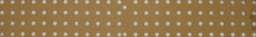
#> input picture in/test.jpeg, 256 x 37 px, shrunk from 3244 x 463 before the run
$ python main.py
#> lines starting #> are read from the running program, lines starting #| are printed output that depends on the picture; after the words box and inside, x2 and y2 are one past the last pixel; in counts of white or black regions, pixels touching at a corner belong together
### image.py
from PIL import Image, ImageOps, ImageEnhance

class Img:
    def __init__(self, imgPath:any) -> None:
        if isinstance(imgPath, str): # str constructor
            self.__imgPath = imgPath
            self.__img = Image.open(imgPath)
            self.__pix = self.__img.load()
            self.__grayScale = False
        elif isinstance(imgPath, Image.Image): # overload constructor if Image.Image is passed in
            self.__img = imgPath
            self.__pix = self.__img.load()
            self.__grayScale = False # TODO: should first convert it to 'RGB' format

    def convRGB(self) -> None:
        self.__img = self.__img.convert('RGB')
        self.__pix = self.__img.load()
        self.__grayScale = False

    def getSize(self) -> tuple: # (width, height) format
        return self.__img.size

    def getRGBVal(self, xPos:int, yPos:int) -> tuple: # (R, G, B) format
        if isinstance(self.__pix[xPos, yPos], tuple):
            return self.__pix[xPos, yPos]
        return(self.__pix[xPos, yPos] // 3, self.__pix[xPos, yPos] // 3, self.__pix[xPos, yPos] // 3)

    def setRGB(self, xPos:int, yPos:int, newR:int, newG:int, newB:int) -> None:
        if self.__grayScale == False:
            self.__pix[xPos, yPos] = (newR, newG, newB)
        else:
            self.__pix[xPos, yPos] = (newR + newG + newB) // 3

    def getDarkness(self, xPos:int, yPos:int) -> int:
        if self.__grayScale == False:
            return (self.__pix[xPos, yPos][0] + self.__pix[xPos, yPos][1] + self.__pix[xPos, yPos][2]) // 3
        return self.__pix[xPos, yPos]

    # [10 lines left out: functions setDarkness, fillArea, not called in this run]

    def getPath(self) -> str:
        return self.__imgPath

    def save(self, newImgName:str) -> None:
        self.__img.save(newImgName)

    def grayScale(self) -> None: # This will change the format of the image to only black and white
        self.__grayScale = True
        self.__img = (ImageOps.grayscale(self.__img))
        self.__pix = self.__img.load()

    def invert(self) -> None:
        self.__img = (ImageOps.invert(self.__img))
        self.__pix = self.__img.load()

    def equalise(self) -> None:
        self.__img = (ImageOps.equalize(self.__img))
        self.__pix = self.__img.load()

    def solarise(self, threshold:int) -> None: # maybe should always be called after gray scale?
        self.__img = (ImageOps.solarize(self.__img, threshold))
        self.__pix = self.__img.load()

    def normalise(self) -> None:
        self.__img = (ImageOps.autocontrast(self.__img)) # think this is normalisation?
        self.__pix = self.__img.load()

    def enhance(self, color:float, contrast:float, brightness:float, sharpness:float) -> None:
        enhancer = ImageEnhance.Color(self.__img)
        self.__img = enhancer.enhance(color)
        self.__pix = self.__img.load() # not sure if this should just be called once at the end?
        enhancer = ImageEnhance.Contrast(self.__img)
        self.__img = enhancer.enhance(contrast)
        self.__pix = self.__img.load()
        enhancer = ImageEnhance.Brightness(self.__img)
        self.__img = enhancer.enhance(brightness)
        self.__pix = self.__img.load()
        enhancer = ImageEnhance.Sharpness(self.__img)
        self.__img = enhancer.enhance(sharpness)
        self.__pix = self.__img.load()

    # TODO: fix
    def findLinearLightingGradient(self) -> int:
        self.equalise()
        return self.getDarkness(0, 0) - self.getDarkness(self.getSize()[0] - 1, self.getSize()[1] - 1) / (self.getSize()[0])

    # TODO: fix
    # [6 lines left out: function linearLightingCorrection, not called in this run]

    def sumRGB(self, RGB:tuple) -> int: # 0 -> 255
        return (RGB[0] + RGB[1] + RGB[2]) // 3

    def findAverageRGB(self, startX:int = 0, startY:int = 0, width:int = "WIDTH", height:int = "HEIGHT") -> tuple: # (R, G, B) where R, G and B are 0 -> 255
        if width == "WIDTH":
            width = self.getSize()[0]
        if height == "HEIGHT":
            height = self.getSize()[1]
        R = G = B = 0
        x = startX
        y = startY
        while x < startX + width:
            y = startY
            while y < startY + height:
                R += (self.getRGBVal(x, y)[0])
                G += (self.getRGBVal(x, y)[1])
                B += (self.getRGBVal(x, y)[2])
                y += 1
            x += 1
        R = R // (width * height)
        G = G // (width * height)
        B = B // (width * height)
        return (R, G, B)

    def blackWhiteMask(self, averageRGB:tuple, threshold:int = 20) -> None:
        x = 0
        while x < self.getSize()[0]:
            y = 0
            while y < self.getSize()[1]:
                if (self.getDarkness(x, y)) > (self.sumRGB(averageRGB)) - threshold:
                    self.setRGB(x, y, 0, 0, 0)
                else:
                    self.setRGB(x, y, 255, 255, 255)
                y += 1
            x += 1

### main.py
# Dan Gallo
# danGalloNexerDigital

from math import cos, sin, radians, pi
from image import Img

def findArea(startX:int, startY:int, endX:int, endY:int) -> int:
    return (endX - startX) * (endY - startY)

def convToBin(img:Img, amountX:int, amountY:int, threshold:int, lineWidth:int = 5) -> tuple:
    ret = ""
    x = 0
    y = 0
    while y <= int(img.getSize()[1] - 1): # -1 so it doesn't hit bounds (maybe just use <)
        x = 0
        while x <= int(img.getSize()[0] - 1):
            if (img.sumRGB(img.findAverageRGB(int(x), int(y), (img.getSize()[0] // amountX), (img.getSize()[1] // amountY)))) > threshold: # if the average RGB is higher then
                ret += "1" # circle is present
            else:
                ret += "0" # circle is not present
            for j in range(lineWidth): # Draws lines
                for i in range(int(img.getSize()[1] / amountY)):
                    img.setRGB(x + j, y + i, 255, 0, 0)
                for k in range(int(img.getSize()[0] / amountX)):
                    img.setRGB(x + k, y + j, 255, 0, 0)
            x += (img.getSize()[0] / amountX)
        y += (img.getSize()[1] / amountY)
        ret += "\n"
    return (ret, img)

def regenImg(img:Img, inp:str, RGB:tuple) -> None: # NOTE: input str must be XXX\nXXX
    inp = inp.split("\n")
    radiusX = (img.getSize()[0] / (len(inp[0]) * 2))
    radiusY = (img.getSize()[1] / ((len(inp) - 1) * 2)) # len(inp) - 1 because extra '\n' on the end
    loop = radiusY
    if radiusX < radiusY:
        loop = radiusX
    for y in range(len(inp)):
        for x in range(len(inp[y])):
            if inp[y][x] == "1":
                i = 0
                while i < (2 * pi): # i is in radians
                    for j in range(int(loop)): # to fill the circle
                        img.setRGB((x * radiusX * 2) + (j * cos(i)) + radiusX, (y *  radiusY * 2) + (radiusY * sin(i)) + radiusY, RGB[0], RGB[1], RGB[2])
                    i += 0.01 # the smaller this value the longer it takes but the more accurate the circle
    return img

def main():
    #filepath = input("Enter the file path of the input image: ")
    filepath = "in/test.jpeg"
    img = Img(filepath)
    img.solarise(255)
    #img.save("out/sol.jpeg")
    img.normalise()
    #img.save("out/norm.jpeg")
    img.invert()
    #img.save("out/invert.jpeg")
    img.enhance(0.5, 0.7, 1, 2)
    #img.save("out/enhance.jpeg")
    img.grayScale()
    img.convRGB()
    img.blackWhiteMask(img.findAverageRGB(), 5)
    img.save("out/out.png")
#> in save, `self.__img.save(newImgName)`:
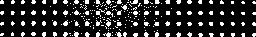
#> saved as out.png: PIL image 256x37 RGB; 18.1% white; 232 white regions (225 under 20 px), largest, box (x1, y1, x2, y2) and area: (130, 0, 138, 4) 22, (105, 11, 113, 17) 22, (103, 32, 111, 37) 22

    #amountX = int(input("How many accross?:  "))
    amountX = 48
    #amountY = int(input("How many vertical?: "))
    amountY = 7
    binary = convToBin(img, amountX, amountY, 50) # binary[0] is the output string, binary[1] is the image with the lines added in (for testing)
    print(binary[0]) # Binary output
    binary[1].save("out/lines.png")
#> call 2 of save, with newImgName = 'out/lines.png'
#> in save (call 2), `self.__img.save(newImgName)`:
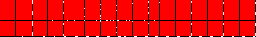
#> saved as lines.png: PIL image 256x37 RGB; mean R, G, B 230.1, 4, 4
    regenImg(img, binary[0], (255, 0, 255)).save("out/finalOut.png")
#> call 3 of save, with newImgName = 'out/finalOut.png'
#> in save (call 3), `self.__img.save(newImgName)`:
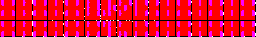
#> saved as finalOut.png: PIL image 256x37 RGB; mean R, G, B 230.9, 2.9, 46.9

if __name__ == "__main__":
    main()
